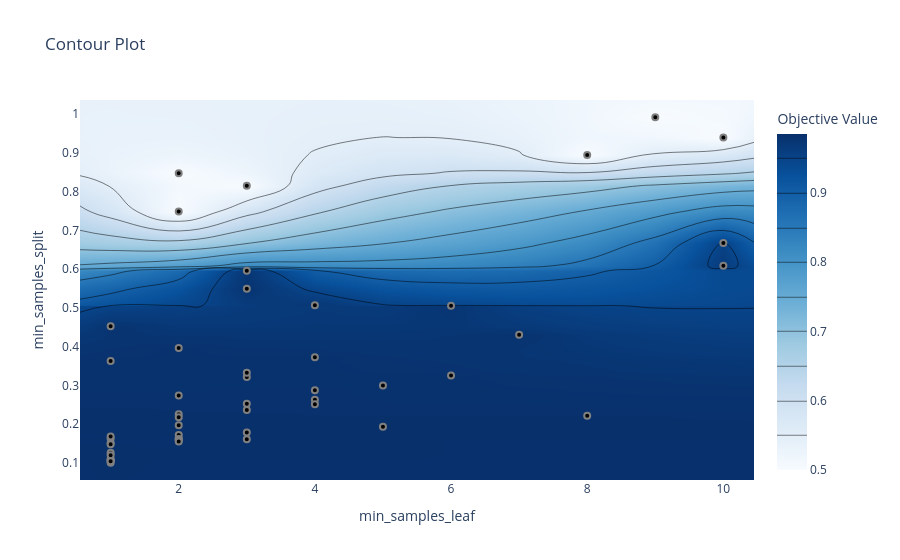

Write notebook code for a chart like this one.
### Code cell
vis.plot_contour(study, params=["min_samples_split", "min_samples_leaf"])

### Figure 1 — Plotly figure (JSON) as saved in the notebook; plotly's stock layout.template omitted (floating-point values rounded to 4 significant figures; data arrays with more than 128 entries replaced by an {"elided": "..."} marker saying what was removed)
{"data": [{"colorbar": {"title": {"text": "Objective Value"}}, "colorscale": [[0, "rgb(247,251,255)"], [0.125, "rgb(222,235,247)"], [0.25, "rgb(198,219,239)"], [0.375, "rgb(158,202,225)"], [0.5, "rgb(107,174,214)"], [0.625, "rgb(66,146,198)"], [0.75, "rgb(33,113,181)"], [0.875, "rgb(8,81,156)"], [1, "rgb(8,48,107)"]], "connectgaps": true, "contours": {"coloring": "heatmap"}, "hoverinfo": "none", "line": {"smoothing": 1.3}, "reversescale": false, "type": "contour", "x": [0.55, 1, 2, 3, 4, 5, 6, 7, 8, 9, 10, 10.45], "y": [0.05577, 0.1003, 0.1044, 0.1064, 0.1079, 0.1089, 0.1196, 0.1263, 0.1479, 0.1515, 0.1554, 0.1581, 0.1611, 0.1619, 0.1629, 0.1629, 0.168, 0.1717, 0.1784, 0.1933, 0.1972, 0.2178, 0.2218, 0.2255, 0.2365, 0.251, 0.2525, 0.2628, 0.274, 0.2874, 0.2998, 0.3213, 0.3257, 0.3328, 0.3632, 0.3729, 0.3965, 0.4309, 0.4523, 0.5055, 0.5066, 0.5497, 0.5958, 0.6087, 0.6676, 0.7485, 0.815, 0.8473, 0.8949, 0.9396, 0.992, 1.037], "z": {"elided": "52x12 float values"}}, {"marker": {"color": "black", "line": {"color": "Gray", "width": 2}}, "mode": "markers", "name": "Feasible Trial", "showlegend": false, "type": "scatter", "x": [8, 3, 2, 6, 10, 10, 10, 7, 3, 4, 1, 1, 1, 1, 4, 1, 5, 2, 2, 3, 5, 1, 1, 2, 1, 4, 2, 3, 8, 1, 2, 1, 1, 2, 3, 3, 3, 2, 4, 6, 3, 2, 2, 2, 9, 2, 1, 4, 3, 1], "y": [0.8949, 0.5497, 0.8473, 0.3257, 0.9396, 0.6676, 0.6087, 0.4309, 0.2365, 0.5066, 0.1064, 0.1003, 0.1263, 0.1089, 0.2628, 0.3632, 0.1933, 0.7485, 0.3965, 0.1784, 0.2998, 0.1079, 0.1196, 0.1972, 0.4523, 0.251, 0.1629, 0.3213, 0.2218, 0.1629, 0.274, 0.1044, 0.168, 0.1717, 0.1611, 0.3328, 0.815, 0.1619, 0.3729, 0.5055, 0.5958, 0.1581, 0.2255, 0.1554, 0.992, 0.2178, 0.1515, 0.2874, 0.2525, 0.1479]}, {"marker": {"color": "#cccccc", "line": {"color": "Gray", "width": 2}}, "mode": "markers", "name": "Infeasible Trial", "showlegend": false, "type": "scatter", "x": [], "y": []}], "layout": {"title": {"text": "Contour Plot"}, "xaxis": {"range": [0.55, 10.45], "title": {"text": "min_samples_leaf"}}, "yaxis": {"range": [0.05577, 1.037], "title": {"text": "min_samples_split"}}}}
